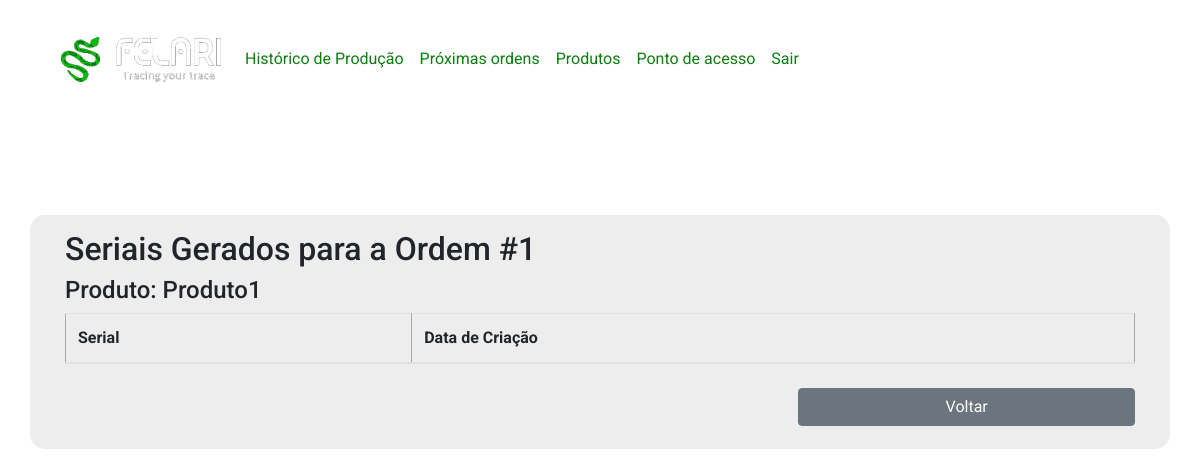
Before: /view_serials/1 (signed in) with the older database file.
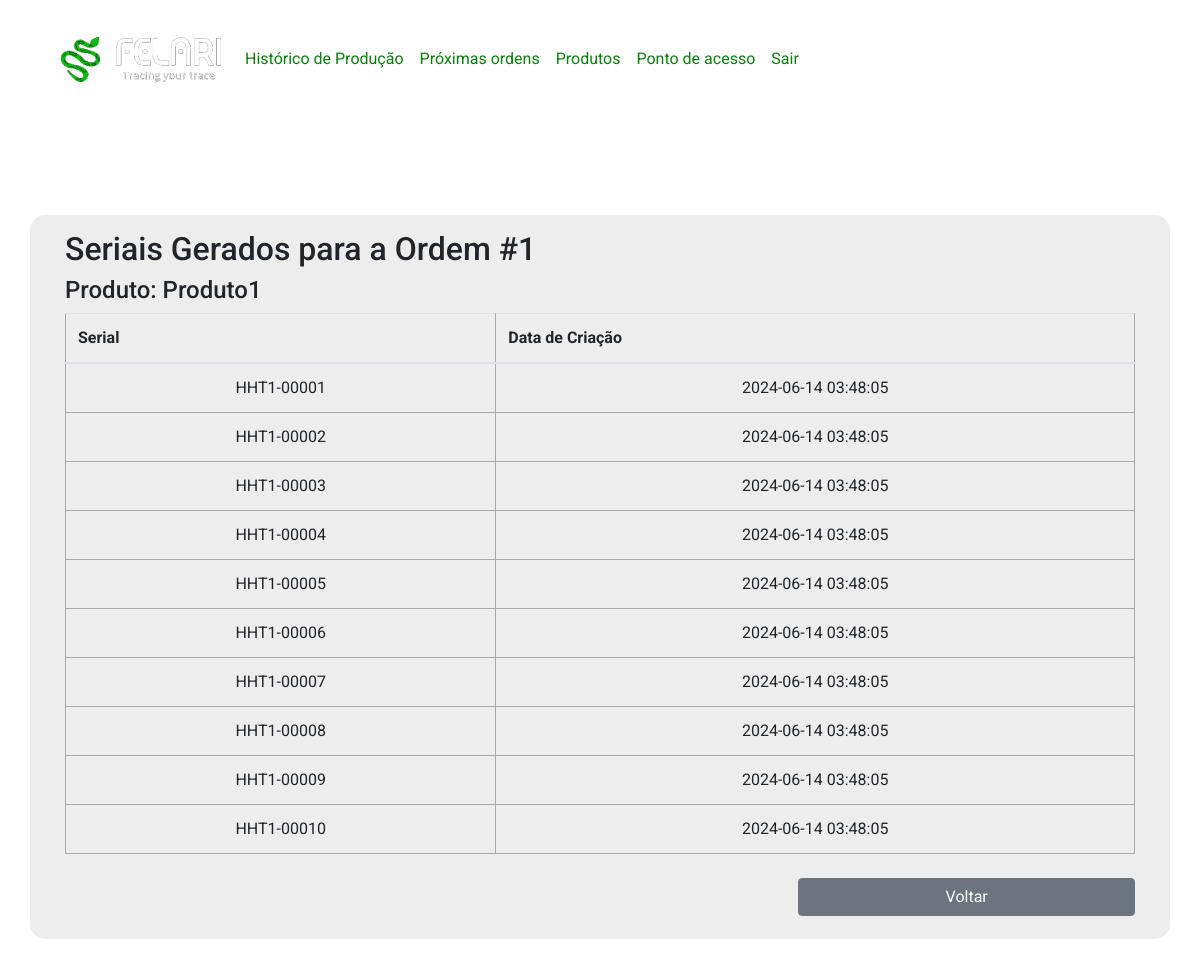
After: the same page with the newer database file.
### app.py (models this page shows, shortened)
class OrdemProducao(db.Model):
    id = db.Column(db.Integer, primary_key=True)
    produto_id = db.Column(db.Integer, db.ForeignKey('product.id'), nullable=False)
    produto = db.relationship('Product', backref=db.backref('ordens_producao', lazy=True))
    quantidade = db.Column(db.Integer, nullable=False)
    data_prevista = db.Column(db.DateTime, nullable=False)
    status = db.Column(db.Integer, nullable=False)

class Product(db.Model):
    id = db.Column(db.Integer, primary_key=True)
    nome = db.Column(db.String(100), nullable=False)
    ultima_producao = db.Column(db.DateTime)
    access_points = db.relationship('AccessPoint', secondary=products_access_points, backref=db.backref('products', lazy='dynamic'))

class Serial(db.Model):
    id = db.Column(db.Integer, primary_key=True)
    serial_number = db.Column(db.String(50), unique=True)
    ordem_id = db.Column(db.Integer, db.ForeignKey('ordem_producao.id'), nullable=False)
    data_criacao = db.Column(db.DateTime, default=datetime.utcnow)
    ordem = db.relationship('OrdemProducao', backref=db.backref('seriais', lazy=True))

### app.py (the view)
@app.route('/view_serials/<int:ordem_id>', methods=['GET'])
@login_required
def view_serials(ordem_id):
    form = TaskForm()
    ordem = OrdemProducao.query.get_or_404(ordem_id)
    seriais = Serial.query.filter_by(ordem_id=ordem_id).all()
    return render_template('view_serials.html', ordem=ordem, seriais=seriais, form=form)

### app.py (called while the page is built)
@login_manager.user_loader
def load_user(user_id):
    return User.query.get(int(user_id))

### templates/view_serials.html (shortened to what this page needs)
{% extends 'base.html' %}
{% block body %}
<div class="container my-5 product">
    <div class="row">
        <div class="col-12 product-container">
            <h2>Seriais Gerados para a Ordem #{{ ordem.id }}</h2>
            <h4>Produto: {{ ordem.produto.nome }}</h4>
            <div class="table-responsive">
                <table class="table">
                    <thead>
                        <tr>
                            <th>Serial</th>
                            <th>Data de Criação</th>
                        </tr>
                    </thead>
                    <tbody>
                        {% for serial in seriais %}
                        <tr>
                            <td>{{ serial.serial_number }}</td>
                            <td>{{ serial.data_criacao.strftime('%Y-%m-%d %H:%M:%S') }}</td>
                        </tr>
                        {% endfor %}
                    </tbody>
                </table>
            </div>
            <div class="row">
              <div class="col-12 col-md-4 ml-auto py-2">
                <a class="btn btn-secondary w-100" href="{{ url_for('index') }}">Voltar</a>
              </div>
            </div>
        </div>
    </div>
</div>
{% endblock %}

### templates/base.html (shortened to what this page needs)
<!DOCTYPE html>
<html lang="en">
<head>
    <link rel="stylesheet" href="{{ url_for('static', filename='css/main.css') }}">
<link rel="stylesheet" href="https://cdn.jsdelivr.net/npm/bootstrap@4.6.2/dist/css/bootstrap.min.css">
</head>
<body>
  {% if loginPage != True %}
        <div class="container navbarContainer py-md-4">
          <nav class="navbar navbar-expand-md">
            <a class="navbar-brand" href="/">
              <img src="../static/img/felariLogo.png" class="img-fluid" style="max-width: 160px;" />
            </a>
            <div class="collapse navbar-collapse" id="navbarNav">
              <ul class="navbar-nav">
                <li class="nav-item historico">
                  <a class="nav-link" href="/pastProductions">Histórico de Produção</a>
                </li>
                <li class="nav-item proximas">
                  <a class="nav-link" href="/nextOrders">Próximas ordens</a>
                </li>
                <li class="nav-item produtos">
                  <a class="nav-link" href="/products">Produtos</a>
                </li>
                <li class="nav-item pontoDeAcesso">
                  <a class="nav-link" href="/accessPoint">Ponto de acesso</a>
                </li>
                <li class="nav-item">
                  <a class="nav-link" href="/logout">Sair</a>
                </li>
              </ul>
            </div>
          </nav>
        </div>
    {% endif %}
    <div class="container pt-5">
    </div>
    {% block body %}
    {% endblock %}
</body>
</html>

### static/css/main.css (style rules this page uses)
:root { --verde: #0abb10; --verde-escuro: #0b7e0f; }
.navbarContainer .nav-item .nav-link { color: var(--verde-escuro)!important; font-weight: 400; }
body { margin: 0; font-family: "Roboto", sans-serif!important; background-color: transparent!important; background-image: url('../img/common/background.jpg'); background-size: cover; background-position: center; }
table, td, th { border: 1px solid #aaa; }
table { border-collapse: collapse; width: 100%; }
th { height: 30px; padding: 5px; }
td { text-align: center; padding: 5px; }
.product .product-container { padding: 15px 35px; background-color: #ededed; border-radius: 15px; }

Changed rows visible on the page:
added Serial: serial_number "HHT1-00001", data_criacao "2024-06-14 03:48:05"
added Serial: serial_number "HHT1-00002", data_criacao "2024-06-14 03:48:05"
added Serial: serial_number "HHT1-00003", data_criacao "2024-06-14 03:48:05"
added Serial: serial_number "HHT1-00004", data_criacao "2024-06-14 03:48:05"
added Serial: serial_number "HHT1-00005", data_criacao "2024-06-14 03:48:05"
added Serial: serial_number "HHT1-00006", data_criacao "2024-06-14 03:48:05"
added Serial: serial_number "HHT1-00007", data_criacao "2024-06-14 03:48:05"
added Serial: serial_number "HHT1-00008", data_criacao "2024-06-14 03:48:05"
added Serial: serial_number "HHT1-00009", data_criacao "2024-06-14 03:48:05"
added Serial: serial_number "HHT1-00010", data_criacao "2024-06-14 03:48:05"
